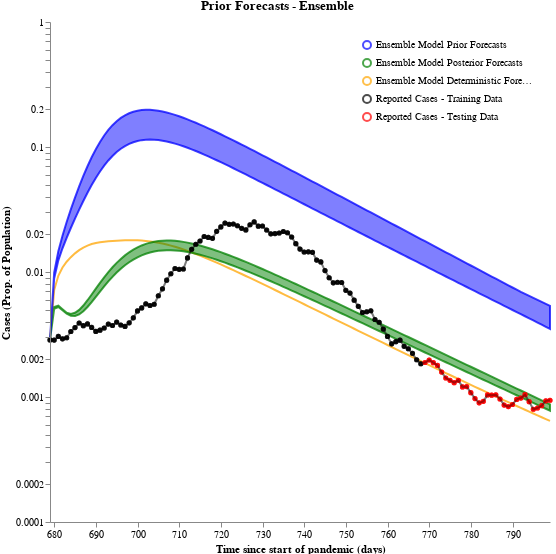

The notebook cell saved with this chart:
### Code cell
prior = (convert_to_output_format(ensemble_prior_forecasts, all_timepoints, time_unit="days")
            .set_index("timepoint_days")["Cases_sol"]
            .rename("Ensemble Model Prior Forecasts"))
posterior = (convert_to_output_format(ensemble_posterior_forecasts, all_timepoints, time_unit="days")
             .set_index("timepoint_days")["Cases_sol"]
             .rename("Ensemble Model Posterior Forecasts"))
deterministic = (convert_to_output_format(ensemble_deterministic_forecasts, all_timepoints, time_unit="days")
                 .set_index("timepoint_days")["Cases_sol"]
                 .rename("Ensemble Model Deterministic Forecasts"))
dist_df = pd.concat([prior, posterior, deterministic], axis="columns")

train = pd.Series(train_cases, 
                  index=pd.Index(train_timepoints, name="timepoint_days"), 
                  name="Reported Cases - Training Data")
test = pd.Series(test_cases, 
                 index=pd.Index(test_timepoints, name="timepoint_days"), 
                 name="Reported Cases - Testing Data")
case_df = pd.concat([train, test], axis="columns")

colors = {"Ensemble Model Prior Forecasts": "blue",
          "Ensemble Model Posterior Forecasts": "green",
          "Ensemble Model Deterministic Forecasts": "orange",
          "Reported Cases - Training Data": "black",
          "Reported Cases - Testing Data": "red"}

schema = plot_trajectories("Prior Forecasts - Ensemble", 
                           dist_df,
                            points=case_df,
                            colors=colors
)
plots.save_schema(schema, "_schema.json")
plots.ipy_display(schema)

### Figure 1 — Vega specification as saved in the notebook (floating-point values rounded to 4 significant figures; data arrays with more than 128 entries replaced by an {"elided": "..."} marker saying what was removed)
{"$schema": "https://vega.github.io/schema/vega/v5.json", "axes": [{"name": "x_axis", "orient": "bottom", "scale": "xscale", "title": "Time since start of pandemic (days)", "zindex": 100}, {"name": "y_axis", "orient": "left", "scale": "yscale", "title": "Cases (Prop. of Population)", "zindex": 100}], "data": [{"name": "distributions", "values": {"elided": "363 records"}}, {"name": "traces", "transform": [{"expr": "isValid(datum.value)", "type": "filter"}], "values": []}, {"name": "points", "values": [{"sample_id": 0, "timepoint": 679, "trajectory": "Reported Cases - Training Data", "value": 0.00286}, {"sample_id": 0, "timepoint": 680, "trajectory": "Reported Cases - Training Data", "value": 0.002851}, {"sample_id": 0, "timepoint": 681, "trajectory": "Reported Cases - Training Data", "value": 0.003051}, {"sample_id": 0, "timepoint": 682, "trajectory": "Reported Cases - Training Data", "value": 0.002919}, {"sample_id": 0, "timepoint": 683, "trajectory": "Reported Cases - Training Data", "value": 0.002978}, {"sample_id": 0, "timepoint": 684, "trajectory": "Reported Cases - Training Data", "value": 0.00334}, {"sample_id": 0, "timepoint": 685, "trajectory": "Reported Cases - Training Data", "value": 0.003593}, {"sample_id": 0, "timepoint": 686, "trajectory": "Reported Cases - Training Data", "value": 0.003907}, {"sample_id": 0, "timepoint": 687, "trajectory": "Reported Cases - Training Data", "value": 0.003723}, {"sample_id": 0, "timepoint": 688, "trajectory": "Reported Cases - Training Data", "value": 0.003843}, {"sample_id": 0, "timepoint": 689, "trajectory": "Reported Cases - Training Data", "value": 0.003604}, {"sample_id": 0, "timepoint": 690, "trajectory": "Reported Cases - Training Data", "value": 0.003349}, {"sample_id": 0, "timepoint": 691, "trajectory": "Reported Cases - Training Data", "value": 0.003425}, {"sample_id": 0, "timepoint": 692, "trajectory": "Reported Cases - Training Data", "value": 0.003563}, {"sample_id": 0, "timepoint": 693, "trajectory": "Reported Cases - Training Data", "value": 0.003831}, {"sample_id": 0, "timepoint": 694, "trajectory": "Reported Cases - Training Data", "value": 0.003732}, {"sample_id": 0, "timepoint": 695, "trajectory": "Reported Cases - Training Data", "value": 0.003974}, {"sample_id": 0, "timepoint": 696, "trajectory": "Reported Cases - Training Data", "value": 0.00377}, {"sample_id": 0, "timepoint": 697, "trajectory": "Reported Cases - Training Data", "value": 0.00367}, {"sample_id": 0, "timepoint": 698, "trajectory": "Reported Cases - Training Data", "value": 0.003922}, {"sample_id": 0, "timepoint": 699, "trajectory": "Reported Cases - Training Data", "value": 0.004298}, {"sample_id": 0, "timepoint": 700, "trajectory": "Reported Cases - Training Data", "value": 0.004884}, {"sample_id": 0, "timepoint": 701, "trajectory": "Reported Cases - Training Data", "value": 0.005158}, {"sample_id": 0, "timepoint": 702, "trajectory": "Reported Cases - Training Data", "value": 0.005565}, {"sample_id": 0, "timepoint": 703, "trajectory": "Reported Cases - Training Data", "value": 0.005392}, {"sample_id": 0, "timepoint": 704, "trajectory": "Reported Cases - Training Data", "value": 0.005517}, {"sample_id": 0, "timepoint": 705, "trajectory": "Reported Cases - Training Data", "value": 0.006461}, {"sample_id": 0, "timepoint": 706, "trajectory": "Reported Cases - Training Data", "value": 0.007337}, {"sample_id": 0, "timepoint": 707, "trajectory": "Reported Cases - Training Data", "value": 0.008603}, {"sample_id": 0, "timepoint": 708, "trajectory": "Reported Cases - Training Data", "value": 0.009678}, {"sample_id": 0, "timepoint": 709, "trajectory": "Reported Cases - Training Data", "value": 0.01067}, {"sample_id": 0, "timepoint": 710, "trajectory": "Reported Cases - Training Data", "value": 0.0105}, {"sample_id": 0, "timepoint": 711, "trajectory": "Reported Cases - Training Data", "value": 0.01057}, {"sample_id": 0, "timepoint": 712, "trajectory": "Reported Cases - Training Data", "value": 0.01296}, {"sample_id": 0, "timepoint": 713, "trajectory": "Reported Cases - Training Data", "value": 0.0152}, {"sample_id": 0, "timepoint": 714, "trajectory": "Reported Cases - Training Data", "value": 0.01668}, {"sample_id": 0, "timepoint": 715, "trajectory": "Reported Cases - Training Data", "value": 0.0177}, {"sample_id": 0, "timepoint": 716, "trajectory": "Reported Cases - Training Data", "value": 0.01922}, {"sample_id": 0, "timepoint": 717, "trajectory": "Reported Cases - Training Data", "value": 0.01892}, {"sample_id": 0, "timepoint": 718, "trajectory": "Reported Cases - Training Data", "value": 0.0186}, {"sample_id": 0, "timepoint": 719, "trajectory": "Reported Cases - Training Data", "value": 0.02114}, {"sample_id": 0, "timepoint": 720, "trajectory": "Reported Cases - Training Data", "value": 0.02293}, {"sample_id": 0, "timepoint": 721, "trajectory": "Reported Cases - Training Data", "value": 0.02461}, {"sample_id": 0, "timepoint": 722, "trajectory": "Reported Cases - Training Data", "value": 0.02407}, {"sample_id": 0, "timepoint": 723, "trajectory": "Reported Cases - Training Data", "value": 0.02423}, {"sample_id": 0, "timepoint": 724, "trajectory": "Reported Cases - Training Data", "value": 0.02344}, {"sample_id": 0, "timepoint": 725, "trajectory": "Reported Cases - Training Data", "value": 0.02236}, {"sample_id": 0, "timepoint": 726, "trajectory": "Reported Cases - Training Data", "value": 0.02171}, {"sample_id": 0, "timepoint": 727, "trajectory": "Reported Cases - Training Data", "value": 0.02389}, {"sample_id": 0, "timepoint": 728, "trajectory": "Reported Cases - Training Data", "value": 0.02514}, {"sample_id": 0, "timepoint": 729, "trajectory": "Reported Cases - Training Data", "value": 0.02326}, {"sample_id": 0, "timepoint": 730, "trajectory": "Reported Cases - Training Data", "value": 0.02332}, {"sample_id": 0, "timepoint": 731, "trajectory": "Reported Cases - Training Data", "value": 0.02168}, {"sample_id": 0, "timepoint": 732, "trajectory": "Reported Cases - Training Data", "value": 0.02019}, {"sample_id": 0, "timepoint": 733, "trajectory": "Reported Cases - Training Data", "value": 0.02028}, {"sample_id": 0, "timepoint": 734, "trajectory": "Reported Cases - Training Data", "value": 0.02051}, {"sample_id": 0, "timepoint": 735, "trajectory": "Reported Cases - Training Data", "value": 0.02109}, {"sample_id": 0, "timepoint": 736, "trajectory": "Reported Cases - Training Data", "value": 0.02061}, {"sample_id": 0, "timepoint": 737, "trajectory": "Reported Cases - Training Data", "value": 0.01905}, {"sample_id": 0, "timepoint": 738, "trajectory": "Reported Cases - Training Data", "value": 0.01686}, {"sample_id": 0, "timepoint": 739, "trajectory": "Reported Cases - Training Data", "value": 0.01526}, {"sample_id": 0, "timepoint": 740, "trajectory": "Reported Cases - Training Data", "value": 0.01444}, {"sample_id": 0, "timepoint": 741, "trajectory": "Reported Cases - Training Data", "value": 0.01449}, {"sample_id": 0, "timepoint": 742, "trajectory": "Reported Cases - Training Data", "value": 0.01436}, {"sample_id": 0, "timepoint": 743, "trajectory": "Reported Cases - Training Data", "value": 0.01245}, {"sample_id": 0, "timepoint": 744, "trajectory": "Reported Cases - Training Data", "value": 0.01203}, {"sample_id": 0, "timepoint": 745, "trajectory": "Reported Cases - Training Data", "value": 0.01026}, {"sample_id": 0, "timepoint": 746, "trajectory": "Reported Cases - Training Data", "value": 0.009}, {"sample_id": 0, "timepoint": 747, "trajectory": "Reported Cases - Training Data", "value": 0.008186}, {"sample_id": 0, "timepoint": 748, "trajectory": "Reported Cases - Training Data", "value": 0.00828}, {"sample_id": 0, "timepoint": 749, "trajectory": "Reported Cases - Training Data", "value": 0.008238}, {"sample_id": 0, "timepoint": 750, "trajectory": "Reported Cases - Training Data", "value": 0.007139}, {"sample_id": 0, "timepoint": 751, "trajectory": "Reported Cases - Training Data", "value": 0.006782}, {"sample_id": 0, "timepoint": 752, "trajectory": "Reported Cases - Training Data", "value": 0.005956}, {"sample_id": 0, "timepoint": 753, "trajectory": "Reported Cases - Training Data", "value": 0.00531}, {"sample_id": 0, "timepoint": 754, "trajectory": "Reported Cases - Training Data", "value": 0.004745}, {"sample_id": 0, "timepoint": 755, "trajectory": "Reported Cases - Training Data", "value": 0.004811}, {"sample_id": 0, "timepoint": 756, "trajectory": "Reported Cases - Training Data", "value": 0.004898}, {"sample_id": 0, "timepoint": 757, "trajectory": "Reported Cases - Training Data", "value": 0.00417}, {"sample_id": 0, "timepoint": 758, "trajectory": "Reported Cases - Training Data", "value": 0.00396}, {"sample_id": 0, "timepoint": 759, "trajectory": "Reported Cases - Training Data", "value": 0.003493}, {"sample_id": 0, "timepoint": 760, "trajectory": "Reported Cases - Training Data", "value": 0.00305}, {"sample_id": 0, "timepoint": 761, "trajectory": "Reported Cases - Training Data", "value": 0.002663}, {"sample_id": 0, "timepoint": 762, "trajectory": "Reported Cases - Training Data", "value": 0.002773}, {"sample_id": 0, "timepoint": 763, "trajectory": "Reported Cases - Training Data", "value": 0.002848}, {"sample_id": 0, "timepoint": 764, "trajectory": "Reported Cases - Training Data", "value": 0.002544}, {"sample_id": 0, "timepoint": 765, "trajectory": "Reported Cases - Training Data", "value": 0.002434}, {"sample_id": 0, "timepoint": 766, "trajectory": "Reported Cases - Training Data", "value": 0.002235}, {"sample_id": 0, "timepoint": 767, "trajectory": "Reported Cases - Training Data", "value": 0.001986}, {"sample_id": 0, "timepoint": 768, "trajectory": "Reported Cases - Training Data", "value": 0.001844}, {"sample_id": 0, "timepoint": 769, "trajectory": "Reported Cases - Testing Data", "value": 0.001887}, {"sample_id": 0, "timepoint": 770, "trajectory": "Reported Cases - Testing Data", "value": 0.001976}, {"sample_id": 0, "timepoint": 771, "trajectory": "Reported Cases - Testing Data", "value": 0.001882}, {"sample_id": 0, "timepoint": 772, "trajectory": "Reported Cases - Testing Data", "value": 0.001789}, {"sample_id": 0, "timepoint": 773, "trajectory": "Reported Cases - Testing Data", "value": 0.001582}, {"sample_id": 0, "timepoint": 774, "trajectory": "Reported Cases - Testing Data", "value": 0.00142}, {"sample_id": 0, "timepoint": 775, "trajectory": "Reported Cases - Testing Data", "value": 0.001359}, {"sample_id": 0, "timepoint": 776, "trajectory": "Reported Cases - Testing Data", "value": 0.001303}, {"sample_id": 0, "timepoint": 777, "trajectory": "Reported Cases - Testing Data", "value": 0.001358}, {"sample_id": 0, "timepoint": 778, "trajectory": "Reported Cases - Testing Data", "value": 0.001204}, {"sample_id": 0, "timepoint": 779, "trajectory": "Reported Cases - Testing Data", "value": 0.001211}, {"sample_id": 0, "timepoint": 780, "trajectory": "Reported Cases - Testing Data", "value": 0.001083}, {"sample_id": 0, "timepoint": 781, "trajectory": "Reported Cases - Testing Data", "value": 0.0009712}, {"sample_id": 0, "timepoint": 782, "trajectory": "Reported Cases - Testing Data", "value": 0.0008982}, {"sample_id": 0, "timepoint": 783, "trajectory": "Reported Cases - Testing Data", "value": 0.0009231}, {"sample_id": 0, "timepoint": 784, "trajectory": "Reported Cases - Testing Data", "value": 0.001039}, {"sample_id": 0, "timepoint": 785, "trajectory": "Reported Cases - Testing Data", "value": 0.001035}, {"sample_id": 0, "timepoint": 786, "trajectory": "Reported Cases - Testing Data", "value": 0.001042}, {"sample_id": 0, "timepoint": 787, "trajectory": "Reported Cases - Testing Data", "value": 0.0009643}, {"sample_id": 0, "timepoint": 788, "trajectory": "Reported Cases - Testing Data", "value": 0.0008619}, {"sample_id": 0, "timepoint": 789, "trajectory": "Reported Cases - Testing Data", "value": 0.0008386}, {"sample_id": 0, "timepoint": 790, "trajectory": "Reported Cases - Testing Data", "value": 0.0008709}, {"sample_id": 0, "timepoint": 791, "trajectory": "Reported Cases - Testing Data", "value": 0.000957}, {"sample_id": 0, "timepoint": 792, "trajectory": "Reported Cases - Testing Data", "value": 0.0009805}, {"sample_id": 0, "timepoint": 793, "trajectory": "Reported Cases - Testing Data", "value": 0.001043}, {"sample_id": 0, "timepoint": 794, "trajectory": "Reported Cases - Testing Data", "value": 0.0009183}, {"sample_id": 0, "timepoint": 795, "trajectory": "Reported Cases - Testing Data", "value": 0.0007978}, {"sample_id": 0, "timepoint": 796, "trajectory": "Reported Cases - Testing Data", "value": 0.0008161}, {"sample_id": 0, "timepoint": 797, "trajectory": "Reported Cases - Testing Data", "value": 0.0008521}, {"sample_id": 0, "timepoint": 798, "trajectory": "Reported Cases - Testing Data", "value": 0.0009318}, {"sample_id": 0, "timepoint": 799, "trajectory": "Reported Cases - Testing Data", "value": 0.0009424}]}, {"name": "markers", "values": []}, {"name": "selected", "on": [{"remove": true, "trigger": "clear"}, {"remove": true, "trigger": "!shift"}, {"insert": "clicked", "trigger": "!shift && clicked"}, {"toggle": "clicked", "trigger": "shift && clicked"}]}], "height": 500, "legends": [{"encode": {"labels": {"interactive": true, "name": "legendLabel", "update": {"opacity": [{"test": "!length(data('selected')) || indata('selected', 'value', datum.value)", "value": 1}, {"value": 0.25}]}}, "symbols": {"interactive": true, "name": "legendSymbol", "update": {"fill": {"value": "transparent"}, "opacity": [{"test": "!length(data('selected')) || indata('selected', 'value', datum.value)", "value": 0.7}, {"value": 0.15}], "size": {"value": 64}, "strokeWidth": {"value": 2}}}}, "name": "color_legend", "orient": "top-right", "stroke": "color"}], "marks": [{"from": {"facet": {"data": "points", "groupby": "trajectory", "name": "points_split"}}, "marks": [{"encode": {"hover": {"fillOpacity": {"value": 0.9}}, "update": {"fill": {"field": "trajectory", "scale": "color"}, "fillOpacity": [{"test": "!length(data('selected')) || indata('selected', 'value', datum.trajectory)", "value": 0.5}, {"value": 0.15}], "size": {"value": 10}, "stroke": {"field": "trajectory", "scale": "color"}, "strokeOpacity": [{"test": "!length(data('selected')) || indata('selected', 'value', datum.trajectory)", "value": 0.75}, {"value": 0.15}], "strokeWidth": {"value": 2}, "tooltip": {"field": "value"}, "x": {"field": "timepoint", "scale": "xscale"}, "y": {"field": "value", "scale": "yscale"}}}, "from": {"data": "points"}, "name": "_points_symbol", "type": "symbol", "zindex": 3}, {"encode": {"hover": {"fillOpacity": {"value": 0.9}}, "update": {"interpolate": {"value": "linear"}, "stroke": {"field": "trajectory", "scale": "color"}, "strokeOpacity": [{"test": "!length(data('selected')) || indata('selected', 'value', datum.trajectory)", "value": 0.3}, {"value": 0.1}], "strokeWidth": {"value": 2}, "x": {"field": "timepoint", "scale": "xscale"}, "y": {"field": "value", "scale": "yscale"}}}, "from": {"data": "points"}, "name": "_points_line", "type": "line", "zindex": 3}], "name": "_points", "type": "group", "zindex": 3}, {"from": {"facet": {"data": "traces", "groupby": "trajectory", "name": "traces_split"}}, "marks": [{"encode": {"hover": {"fillOpacity": {"value": 0.9}}, "update": {"interpolate": {"value": "linear"}, "stroke": {"field": "trajectory", "scale": "color"}, "strokeOpacity": [{"test": "!length(data('selected')) || indata('selected', 'value', datum.trajectory)", "value": 0.75}, {"value": 0.15}], "strokeWidth": {"value": 2}, "x": {"field": "timepoint", "scale": "xscale"}, "y": {"field": "value", "scale": "yscale"}}}, "from": {"data": "traces_split"}, "name": "_traces_lines", "type": "line"}], "name": "_traces", "type": "group", "zindex": 2}, {"from": {"facet": {"data": "distributions", "groupby": "trajectory", "name": "trajectory_split"}}, "marks": [{"encode": {"hover": {"fillOpacity": {"value": 0.9}}, "update": {"fill": {"field": "trajectory", "scale": "color"}, "fillOpacity": [{"test": "!length(data('selected')) || indata('selected', 'value', datum.trajectory)", "value": 0.5}, {"value": 0.15}], "interpolate": {"value": "linear"}, "stroke": {"field": "trajectory", "scale": "color"}, "strokeOpacity": [{"test": "!length(data('selected')) || indata('selected', 'value', datum.trajectory)", "value": 0.75}, {"value": 0.15}], "strokeWidth": {"value": 2}, "x": {"field": "timepoint", "scale": "xscale"}, "y": {"field": "upper", "scale": "yscale"}, "y2": {"field": "lower", "scale": "yscale"}}}, "from": {"data": "trajectory_split"}, "type": "area"}], "name": "_distributions", "type": "group", "zindex": 1}, {"marks": [{"encode": {"enter": {"stroke": {"value": "lightgray"}}, "update": {"opacity": {"value": 1}, "x": {"field": "timepoint", "scale": "xscale"}, "y": {"signal": "height"}, "y2": {"value": 0}}}, "from": {"data": "markers"}, "name": "_marker text", "type": "rule"}, {"encode": {"enter": {"fontSize": {"value": 8}, "text": {"field": "datum.label"}, "y": {"value": 0}}}, "from": {"data": "_marker text"}, "name": "_marker flags", "transform": [{"as": ["x", "_y", "opacity", "align", "baseline"], "lineAnchor": "start", "offset": [1], "size": {"signal": "[width, height]"}, "type": "label"}], "type": "text"}], "name": "_markers", "type": "group"}], "scales": [{"domain": {"fields": [{"data": "distributions", "field": "timepoint"}, {"data": "traces", "field": "timepoint"}, {"data": "points", "field": "timepoint"}, {"data": "markers", "field": "timepoint"}]}, "name": "xscale", "range": "width", "type": "linear", "zero": false}, {"domain": {"fields": [{"data": "distributions", "field": "lower"}, {"data": "distributions", "field": "upper"}, {"data": "traces", "field": "value"}, {"data": "points", "field": "value"}]}, "name": "yscale", "nice": true, "range": "height", "type": "log", "zero": false}, {"domain": ["Ensemble Model Prior Forecasts", "Ensemble Model Posterior Forecasts", "Ensemble Model Deterministic Forecasts", "Reported Cases - Training Data", "Reported Cases - Testing Data"], "name": "color", "range": ["blue", "green", "orange", "black", "red"], "type": "ordinal"}], "signals": [{"name": "clear", "on": [{"events": "mouseup[!event.item]", "force": true, "update": "true"}], "value": true}, {"name": "shift", "on": [{"events": "@legendSymbol:click, @legendLabel:click", "force": true, "update": "event.shiftKey"}], "value": false}, {"name": "clicked", "on": [{"events": "@legendSymbol:click, @legendLabel:click", "force": true, "update": "{value: datum.value}"}], "value": null}], "title": "Prior Forecasts - Ensemble", "width": 500}
